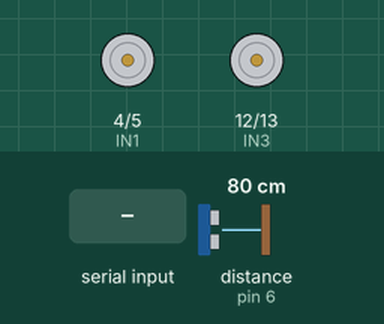
This sketch was run on a simulated Arduino Uno, built with avr-gcc and run on an emulated ATmega328P. Parts: motor-driver pin pairs drawn as motors (green arrow = first pin HIGH = forward, orange = second pin HIGH = backward, longer = more drive, scaled by the enable pin). Inputs (shaded band) come from the test bench; at power-on: distance to the obstacle (sensor on pin 6) 80 cm. The echo pulse lasts 58.3 µs per cm.

Above: at 1.2 s.
1.3 s: "R" received over Serial
At 1.8 s:
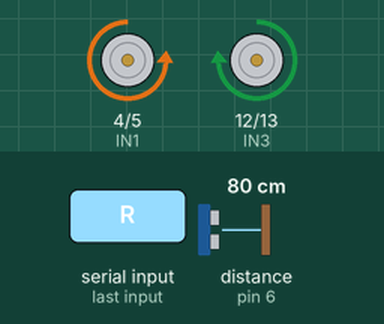
3.4 s: "L" received over Serial
At 3.7 s:
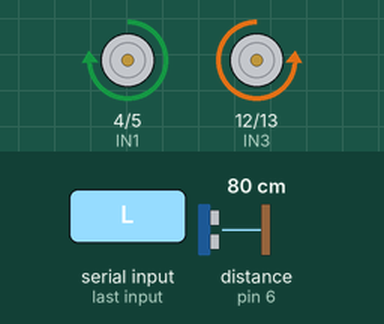
5.5 s: "W" received over Serial
At 6.6 s:
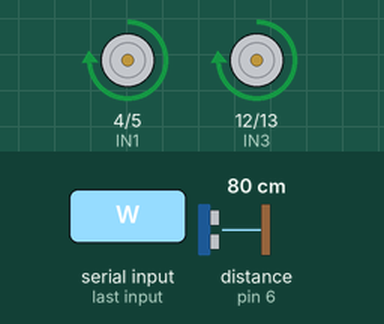
7.0 s: "B" received over Serial
At 7.4 s:
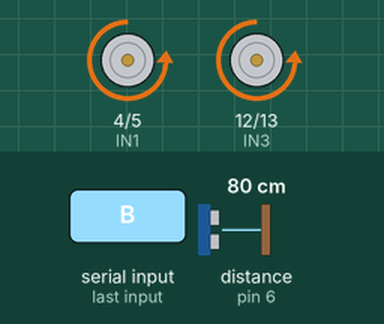
Timing chart, 0 to 10.0 s (numbered marks = the images above; inputs shaded):
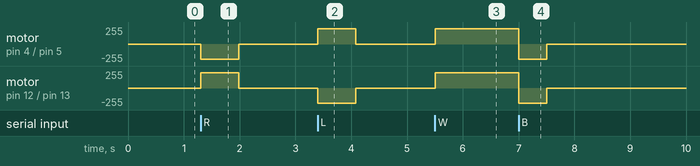

The sketch:

arduino_contorol.ino
```cpp
enum State{
  MOVING,
  STOPPED,
  COMMAND,
};

State state = STOPPED;
char received_cmd = 0;


// 초음파 센서 echo, trig 핀 설정
#define echo 6
#define trig 7

// DC모터 핀 설정
// MotorA - 오른쪽
#define ENA 3
#define IN1 4
#define IN2 5

// MotorB - 왼쪽
#define ENB 11
#define IN3 12
#define IN4 13

// 초음파 센서, DC모터 핀 모드 설정
void setup() {
  pinMode(echo, INPUT);
  pinMode(trig, OUTPUT);

  pinMode(ENA, OUTPUT);
  pinMode(IN1, OUTPUT);
  pinMode(IN2, OUTPUT);

  pinMode(ENB, OUTPUT);
  pinMode(IN3, OUTPUT);
  pinMode(IN4, OUTPUT);

  Serial.begin(19200); // 아두이노 - pc 통신용
}

// 초음파 센서 모듈 값을 읽어오고 거리값을 반환 하는 함수.
float read_Ultrasonic(void) {

  float return_time, distance;
  // return_time: 초음파 센서 모듈(echo) 핀이 HIGH로 유지되는 시간을 저장하는 변수(왕복시간)
  // distance: return_time값과 소리의 속도값을 적절한 계산을 통해 물체와의 거리를 계산해 저장하는 변수

  digitalWrite(trig, LOW); // loop() 돌릴 때 오류 방지
  delayMicroseconds(2);
  digitalWrite(trig, HIGH); // 초음파 발사
  delayMicroseconds(10);
  digitalWrite(trig,LOW); // 초음파 발사 정지

  // echo 핀 HIGH 시간 측정(µs 단위)
  return_time = pulseIn(echo, HIGH);

  // 거리 계산: (음속 0.034cm/us) × 시간 / 2
  distance = (return_time*0.034)/2;

  return distance; // 거리(cm)값 반환
}

void move_forward() {

  analogWrite(ENA, 200); // test 필요
  digitalWrite(IN1, HIGH);
  digitalWrite(IN2, LOW);

  analogWrite(ENB, 200);
  digitalWrite(IN3, HIGH);
  digitalWrite(IN4, LOW);
}

void move_backward() {

  int duration = 500;

  analogWrite(ENA, 200); // test 필요
  digitalWrite(IN1, LOW);
  digitalWrite(IN2, HIGH);

  analogWrite(ENB, 200);
  digitalWrite(IN3, LOW);
  digitalWrite(IN4, HIGH);

  delay(duration);

  stop_motor();

  state = STOPPED;
}

void stop_motor() {

  analogWrite(ENA, 0);
  digitalWrite(IN1, LOW);
  digitalWrite(IN2, LOW);

  analogWrite(ENB, 0);
  digitalWrite(IN3, LOW);
  digitalWrite(IN4, LOW);
}

void Turn_Left(){

  int duration = 680;

  analogWrite(ENA, 230); // test 필요
  digitalWrite(IN1, HIGH);
  digitalWrite(IN2, LOW);

  analogWrite(ENB, 230);
  digitalWrite(IN3, LOW);
  digitalWrite(IN4, HIGH);

  delay(duration);

  stop_motor();

  state = STOPPED;
}

void Turn_Right(){

  int duration = 680;

  analogWrite(ENA, 230);
  digitalWrite(IN1, LOW);
  digitalWrite(IN2, HIGH);

  analogWrite(ENB, 230);
  digitalWrite(IN3, HIGH);
  digitalWrite(IN4, LOW);

  delay(duration);

  stop_motor();

  state = STOPPED;
}

// serial 통신 함수

void check_SerialCommand() {

  if (Serial.available()) {

    char c = Serial.read();

    if (state == STOPPED && (c == 'R' || c == 'L')) {
      received_cmd = c;
      state = COMMAND; // COMMAND 상태 전환
    }

    if (c == 'W') {
      state = MOVING;
      return;
    }

    if (c == 'B') {
      move_backward();
      return;
    }
  }
}

void moving_state() {

  int distance = read_Ultrasonic();

  if (distance < 25){
    stop_motor();
    state = STOPPED;
    return;
  }

  move_forward();

}

void stopped_state() {
}

void command_state(char cmd) {

  if (cmd == 'R') {
    Turn_Right();
  }
  else if (cmd == 'L') {
    Turn_Left();
  }
}

void loop() {

  // serial 처리
  check_SerialCommand();

  // state에 맞는 행동 실행
  switch(state) {

    case MOVING:
    moving_state();
    break;

    case STOPPED:
    stopped_state();
    break;

    case COMMAND:
    command_state(received_cmd);
    break;

  }
}
```

Measured:
- after the input at 1.3 s, motor on pin 4 (IN1) / pin 5 (IN2): stopped → backward 230/255 at once, → stopped 0.68 s later; motor on pin 12 (IN3) / pin 13 (IN4): stopped → forward 230/255 at once, → stopped 0.68 s later
- after the input at 3.4 s, motor on pin 4 (IN1) / pin 5 (IN2): stopped → forward 230/255 at once, → stopped 0.68 s later; motor on pin 12 (IN3) / pin 13 (IN4): stopped → backward 230/255 at once, → stopped 0.68 s later
- after the input at 5.5 s, motor on pin 4 (IN1) / pin 5 (IN2), motor on pin 12 (IN3) / pin 13 (IN4): stopped → forward 230/255 at once
- after the input at 7.0 s, motor on pin 4 (IN1) / pin 5 (IN2), motor on pin 12 (IN3) / pin 13 (IN4): forward 230/255 → backward 230/255 at once, → stopped 0.50 s later
